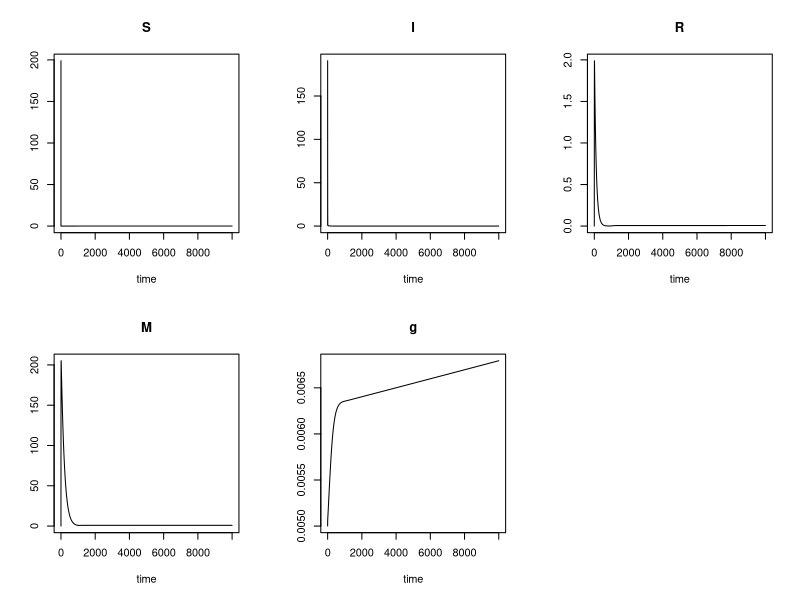
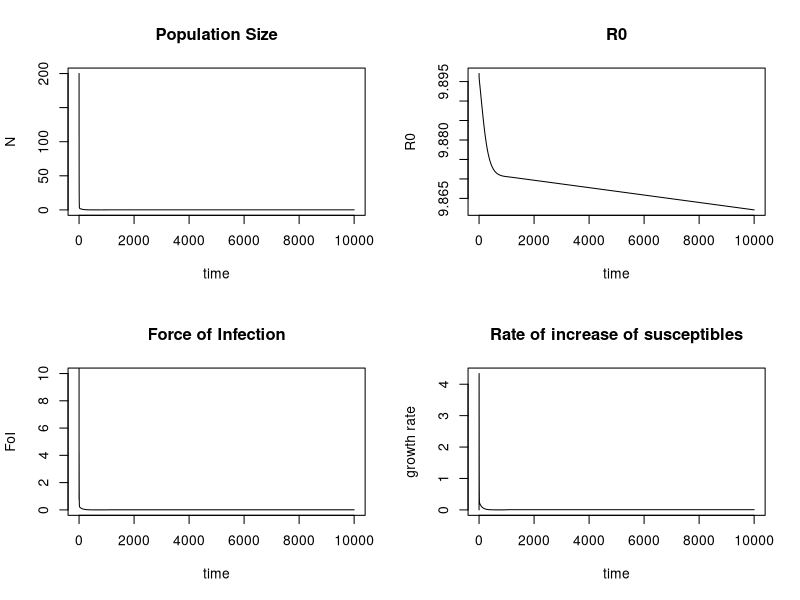

The R script that drew these images, in order: (Note: this script raises an error after producing the figures.)
  ######################Plotting one run
  
  library(deSolve)
  #Parameters
  
  r <- 0.0866       # Intrinsic rate of increase of susceptible
  mu <- 0.0002      # Natural mortality rate
  B <- 5       # Transmission coefficient
  alpha <- 0.5       # Mortality rate
  K <- 200          # Carrying Capacity
  phi <- 0.011      # Resistance loss rate
  
  Br <- 0.07       #plague reservoir infection rate
  lambda <- 0.006  #reservoir decay rate
  
  #starting conditions
  
  S.start <- 199
  I.start <- 1
  R.start <- 0
  M.start <- 0
  g.start <- 0.005  # Initial resistance trait
  sigma <- 0.0005   # Trait variance
  
  t <- 10000
  
  SIR <- function(t,state,parameters){
    with(as.list(c(state, parameters)), {
      dS <- r*(S+I+R)*(1-(S+I+R)/K)-mu*S-B*S*I-Br*S*M+phi*R
      dI <- B*S*I+Br*S*M-alpha*I-mu*I-g*I
      dR <- g*I-mu*R-phi*R
      dM <- alpha*I-lambda*M
      dg <- sigma^2*(I+M/B)/(R+1)
      list(c(dS,dI,dR,dM,dg))
    })
  }
  parameters <- c(sigma=sigma,r=r,mu=mu,B=B,alpha=alpha,K=K,lambda=lambda,Br=Br)
  state <- c(S = S.start,I = I.start,R = R.start,M = M.start,g = g.start)
  times <- seq(0, t, by = 0.1)
  out <- ode(y = state, times = times, func = SIR, parms = parameters)
  plot(out)
  
  output <- as.data.frame(out)
  
  N <- output$S+output$I+output$R
  R0 <- B/(alpha+mu+output$g)
  FoI <- B*output$S*output$I+Br*output$S*output$M
  growth <- r*(output$S+output$I+output$R)*(1-(output$S+output$I+output$R)/K)+phi*output$R
  
  par(mfrow=c(2,2))
  plot(times,N,type="l",xlab="time",ylab="N",main="Population Size")
  plot(times,R0,type="l",xlab="time",ylab="R0",main="R0")
  plot(times,FoI,type="l",xlab="time",ylab="FoI",main="Force of Infection",ylim=c(0,10))
  plot(times,growth,type="l",xlab="time",ylab="growth rate",main="Rate of increase of susceptibles")
  
  
  
  ###############Plotting many deterministic runs
  
  g.values <- seq(0,0.2,0.005)
  sigma.values <- c(0,0.0005,seq(0.005,0.2,0.005))
  
  t <- 10000
  
  
  popsize <- matrix(nrow=length(g.values),ncol=length(sigma.values),NA)
  det.trait <- matrix(nrow=length(g.values),ncol=length(sigma.values),NA)
  scaled.trait <- matrix(nrow=length(g.values),ncol=length(sigma.values),NA)
  # 
  # for(i in 1:length(g.values)){
  #   g.start <- g.values[i]
  #   for(j in 1:length(sigma.values)){
  #     sigma <- sigma.values[j]
  #     parameters <- c(sigma=sigma,r=r,mu=mu,B=B,alpha=alpha,K=K,phi=phi,lambda=lambda,Br=Br)
  #     state <- c(S = S.start,I = I.start,R = R.start,M = M.start,g = g.start)
  #     times <- seq(0, t, by = 0.1)
  #     out <- ode(y = state, times = times, func = SIR, parms = parameters)
  #     output <- as.data.frame(out)
  #     popsize[i,j] <- output$S[length(output$S)]+output$I[length(output$I)]+output$R[length(output$R)]
  #     det.trait[i,j] <- output$g[length(output$g)]
  #     scaled.trait[i,j] <- (output$g[length(output$g)]-output$g[1])/sigma
  #   }
  # }

  
  
  #################################Plotting many stochastic
  library(tidyverse)
  
  rho <- 0.08
  
  parameters <- c(r=r,mu=mu,B=B,alpha=alpha,K=K,rho=rho,lambda=lambda,Br=Br)
  state <- c(S.start = S.start,I.start = I.start,R.start = R.start,M.start=M.start)
  t <- 10000
  
  SIR.sto <- function(g.start,sigma,t,r,mu,B,alpha,K,rho,lambda,Br,S.start,I.start,R.start,M.start){
    start_time <- Sys.time()
    XT <- 10000000 #potential number of events
    WT <- rep(NA,XT) #start time
    WT[1] <- 0
    
    N <- rep(NA,XT)
    N[1] <- S.start+I.start+R.start
    S <- S.start
    I <- I.start
    R <- R.start
    M <- M.start
    
    g <- rnorm(N[1],mean=g.start,sd=sigma)
    g[g<0] <- 0
    g.avg <- rep(NA,XT)
    g.avg[1] <- mean(g)
    
    SJ <- rep(0,XT) #Make list for time steps
    
    individuals <- rep(0,N[1]); #create vector for all individual animals 
    #and their potential classes
    if(S.start>0){individuals[1:S.start] <- 1}; #Assign S individuals into S
    if(I.start>0){individuals[(S.start+1):(S.start+I.start)] <- 2};
    #Assign I individuals
    if(R.start>0){individuals[(S.start+I.start+1):(S.start+I.start+R.start)] <- 3};
    #Assign R inidividuals
    
    for(i in 2:XT){
      
      Itrait <- which(individuals==2)
      gtrait <- sum(g[Itrait])
      
      #Potential Events
      birth <- r*N[i-1]*(1-N[i-1]/K)
      nat <- mu*N[i-1]
      infect <- B*S*I+Br*S*M
      disease <- alpha*I
      recover <- gtrait
      suscept <- phi*R
      reservoir <- lambda*M
      
      sumrates <- birth+nat+infect+disease+recover+suscept+reservoir
      if(sumrates <= 0) break
      
      #Determine time to next event (Sojourn time)
      SJ[i] <- rexp(1,rate=sumrates)
      WT[i]=WT[i-1]+SJ[i]
      
      
      #Decide event to occur and update populations
      u<-runif(1,min=0,max=1)
      
      
      if(u<birth/sumrates){
        #Choose a susceptible parent
        if(N[i-1]<=1){  #sample cannot handle a list of 1 to choose from
          Mummy <- 1 #pick only one if 1 available
        } else{
          Mummy <- sample(1:length(individuals),1) #random sample
        } #end else
        #Give parent a baby
        individuals <- append(individuals,1); #New susceptible individual 
        g <- append(g,0);             #New trait for individuals
        #Determine if mutation occurs and assign new individual a trait
        mut <- runif(1,min=0,max=1); #random chance generator
        if(mut<rho){ #Mutation occurs
          g[length(g)] <- g[Mummy]+rnorm(1, mean=0, sd=sigma) #Use fixed standard deviation
        } else{g[length(g)] <- g[Mummy]} #Assign parent trait to newest individual
        g[g<0]=0
      } else{if(u<(birth+nat)/sumrates){
        #Choose an individual to off
        if(N[i-1]<=1){  
          Goner <- 1
        } else{
          Goner <- sample(1:length(individuals),1)
        } #end else
        individuals <- individuals[-Goner] #Kill it
        g <- g[-Goner]
      } else{if(u<(birth+nat+infect)/sumrates){
        #Choose a susceptible to infect
        if(S<=1){  
          Diseased <- which(individuals==1,arr.ind=TRUE)
        } else{
          Diseased <- sample(which(individuals==1,arr.ind=TRUE),1)
        } #end else
        individuals[Diseased] <- 2 #Infected!
      } else{if(u<(birth+nat+infect+disease)/sumrates){
        if(I<=1){  
          Released <- which(individuals==2,arr.ind=TRUE)
        } else{
          Released <- sample(which(individuals==2,arr.ind=TRUE),1)
        } #end else
        individuals <- individuals[-Released] #Kill it
        g <- g[-Released]
        M <- M+1
      } else{if(u<(birth+nat+infect+disease+recover)/sumrates){
        if(I<=1){  
          EyeOfTiger <- which(individuals==2,arr.ind=TRUE)
        } else{
          EyeOfTiger=sample(which(individuals==2,arr.ind=TRUE),1,prob=g[Itrait]/gtrait)
        } #end else
        individuals[EyeOfTiger] <- 3
      } else{if(u<(birth+nat+infect+disease+recover+suscept)/sumrates){
        #Choose a susceptible to infect
        if(R<=1){  
          Susceptible <- which(individuals==3,arr.ind=TRUE)
        } else{
          Susceptible <- sample(which(individuals==3,arr.ind=TRUE),1)
        } #end else
        individuals[Susceptible] <- 1 #Recovered to susceptible
      } else{
        M <- M-1
      } #end else 6
      } #end else 5
      } #end else 4
      } #end else 3
      } #end else 2
      } #end else 1
      
      N[i] <- length(individuals)
      g.avg[i] <- sum(g)/N[i]
      
      S <- length(which(individuals==1))
      I <- length(which(individuals==2))
      R <- length(which(individuals==3))
      
      if(N[i] == 0) break
      if(WT[i] >= t) break
      
    }#end forloop
    
    N <- N[which(N!="NA")]
    evolve <- (max(g.avg,na.rm=TRUE)-g.avg[1])/sigma
    survive <- 0
    if(N[length(N)]>0) survive <- 1
    
    end_time <- Sys.time()
    
    output <- c(N[length(N)],min(N),g.start,g.avg[1],max(g.avg,na.rm=TRUE),evolve,survive,sigma)
    return(output)
    
  } #end function
  
  
  
  
  
  library(doParallel)
  detectCores()
  c <- makeCluster(3)
  registerDoParallel(c)
  getDoParWorkers()
  
  
  rep <- 100
  
  ###########
  #ORIGINAL
  ###########
  
  # results <- foreach(i = 1:length(g.values), .combine= cbind) %dopar% {
  #   print(i)
  #   ind.results <- NA
  #   g.start <- g.values[i]
  #   for(j in 1:length(sigma.values)){
  #     sigma <- sigma.values[j]
  #     d.trait <- det.trait[i,j]
  #     for(k in 1:rep){
  #       x <- append(SIR.sto(state,t,parameters,g.start,sigma),sigma)
  #       x <- append(x,d.trait)
  #       ind.results <- cbind(ind.results,x)
  #     }
  #   }
  #   ind.results <- ind.results[,-1]
  #   return(ind.results)
  # }
  
  ##########
  #NEW
  ##########
  
  results <- foreach(i = 1:length(g.values), .combine= cbind) %dopar% {
    print(i)
    g.start <- rep(g.values[i],(length(sigma.values)*rep))
    sigma <- rep(sigma.values,each=rep)
    ind.results <- mapply(SIR.sto,g.start,sigma,t=t,r=r,mu=mu,B=B,alpha=alpha,K=K,rho=rho,lambda=lambda,Br=Br,S.start = S.start,I.start = I.start,R.start = R.start,M.start=M.start)
    return(ind.results)
  }
  
  ind.results <- as.data.frame(t(results))
  # ind.results <- cbind(ind.results,NA)
  colnames(ind.results) <- c("Nt","min.N","g","g.1","max.g","evolve","survive","sigma")
  # colnames(ind.results) <- c("Nt","min.N","g","g.1","max.g","evolve","survive","sigma","determ.g","sto.det.dif")
  # d.g <- ind.results$max.g-ind.results$determ.g
  # ind.results$sto.det.dif[which(d.g >= sigma)] <- as.character("greater")
  # ind.results$sto.det.dif[which(d.g < sigma)] <- as.character("equal")
  # ind.results$sto.det.dif[which(d.g <= -sigma)] <- as.character("lesser")
  ind.results$survive <- as.numeric(ind.results$survive)
  
  write.csv(x = as.data.frame(ind.results), file = "Fig1ResultsSIRSMloggrowth.csv")
  
  
  group.results <- NA
  for(i in 1:(length(ind.results[,1])/rep)){
    p.survive <- mean(ind.results$survive[(1+rep*(i-1)):(rep*i)])
    max.evolve <- mean(ind.results$evolve[(1+rep*(i-1)):(rep*i)])
    g.1 <- mean(ind.results$g.1[(1+rep*(i-1)):(rep*i)])
    variance <- ind.results$sigma[rep*i]
    group.results <- cbind(group.results,c(p.survive,ind.results$g[rep*i],max.evolve,variance,g.1))
  }
  
  group.results <- as.data.frame(t(group.results[,-1]))
  colnames(group.results) <- c("p.survive","g","max.evolve","variance","g.1")
  
  par(mfrow=c(1,1))
  
  ggplot(group.results,aes(g.1,p.survive,group=variance)) + geom_line(aes(color=variance)) + 
    geom_line(data=group.results[which(group.results$variance==0.0005),],aes(g.1,p.survive),color="red") +
    xlab("Initial trait value") + ylab("Probability of survival")
  
  ggplot(group.results,aes(g.1,max.evolve,group=variance)) + geom_line(aes(color=variance))+ 
    geom_line(data=group.results[which(group.results$variance==0.0005),],aes(g.1,max.evolve),color="red") +
    xlab("Initial trait value") + ylab("Evolution standardized by variance")
  
